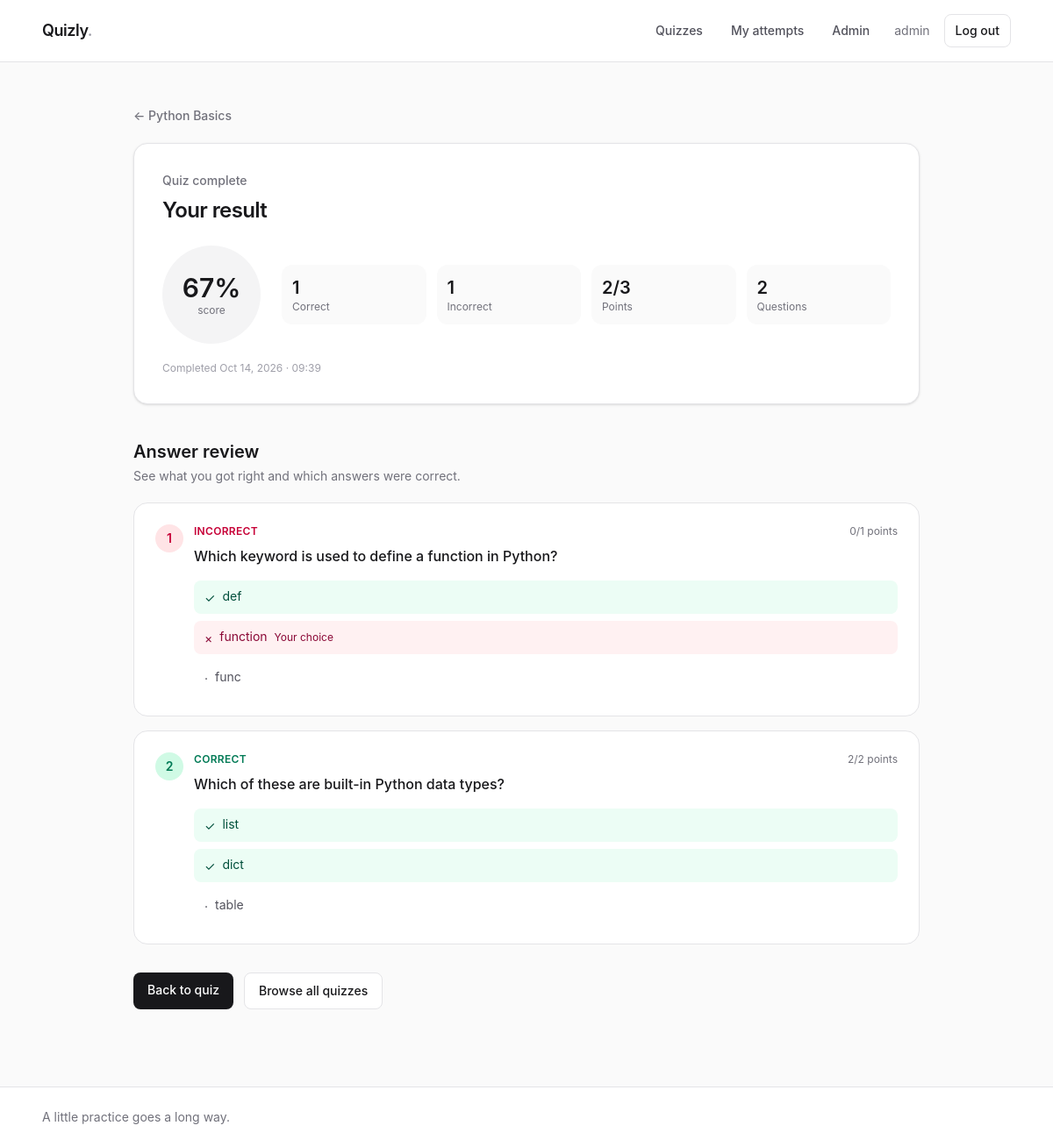
The page /attempt/13/result/ (signed in) on the database its author committed.
### quizzes/models.py (models this page shows, shortened)
class QuizAttempt(models.Model):
    class Status(models.TextChoices):
        IN_PROGRESS = "in_progress", "In progress"
        COMPLETED = "completed", "Completed"
        ABANDONED = "abandoned", "Abandoned"
    quiz = models.ForeignKey(Quiz, on_delete=models.PROTECT, related_name="attempts")
    user = models.ForeignKey(settings.AUTH_USER_MODEL, on_delete=models.PROTECT, related_name="quiz_attempts")
    status = models.CharField(max_length=20, choices=Status.choices, default=Status.IN_PROGRESS, db_index=True)
    total_questions = models.PositiveIntegerField(default=0)
    correct_answers = models.PositiveIntegerField(default=0)
    wrong_answers = models.PositiveIntegerField(default=0)
    total_points = models.PositiveIntegerField(default=0)
    earned_points = models.PositiveIntegerField(default=0)
    score = models.DecimalField(max_digits=5, decimal_places=2, default=0.00)
    started_at = models.DateTimeField()
    completed_at = models.DateTimeField(null=True, blank=True)
    created_at = models.DateTimeField(auto_now_add=True)
    updated_at = models.DateTimeField(auto_now=True)

class Quiz(models.Model):
    class Status(models.TextChoices):
        DRAFT = "draft", "Draft"
        PUBLISHED = "published", "Published"
    category = models.ForeignKey(Category, on_delete=models.PROTECT, related_name="quizzes")
    author = models.ForeignKey(settings.AUTH_USER_MODEL, on_delete=models.PROTECT, related_name="quizzes")
    title = models.CharField(max_length=255)
    slug = models.SlugField(max_length=255, unique=True)
    description = models.TextField(null=True, blank=True)
    status = models.CharField(max_length=20, choices=Status.choices, default=Status.DRAFT, db_index=True)
    time_limit = models.PositiveIntegerField(null=True, blank=True)
    created_at = models.DateTimeField(auto_now_add=True)
    updated_at = models.DateTimeField(auto_now=True)

class AttemptQuestion(models.Model):
    attempt = models.ForeignKey(QuizAttempt, on_delete=models.CASCADE, related_name="questions")
    question = models.ForeignKey(Question, on_delete=models.PROTECT, related_name="attempt_questions")
    is_correct = models.BooleanField(default=False, db_index=True)
    earned_points = models.PositiveIntegerField(default=0)
    created_at = models.DateTimeField(auto_now_add=True)
    updated_at = models.DateTimeField(auto_now=True)
    class Meta:
        constraints = [
            models.UniqueConstraint(
                fields=["attempt", "question"],
                name="unique_attempt_question",
            )
        ]

class Question(models.Model):
    class QuestionType(models.TextChoices):
        SINGLE = "single", "Single"
        MULTIPLE = "multiple", "Multiple"
    quiz = models.ForeignKey(Quiz, on_delete=models.CASCADE, related_name="questions")
    text = models.TextField()
    type = models.CharField(max_length=20, choices=QuestionType.choices, default=QuestionType.SINGLE, db_index=True)
    points = models.PositiveIntegerField(default=1)
    sort_order = models.PositiveIntegerField(default=0, db_index=True)
    created_at = models.DateTimeField(auto_now_add=True)
    updated_at = models.DateTimeField(auto_now=True)

class Answer(models.Model):
    question = models.ForeignKey(Question, on_delete=models.CASCADE, related_name="answers")
    text = models.TextField()
    is_correct = models.BooleanField(default=False, db_index=True)
    sort_order = models.PositiveIntegerField(default=0, db_index=True)
    created_at = models.DateTimeField(auto_now_add=True)
    updated_at = models.DateTimeField(auto_now=True)

### quizzes/views.py (the view)
# urls.py: path("attempt/<int:pk>/result/", views.attempt_result, name="attempt_result"),
@login_required
def attempt_result(request, pk):
    attempt = get_object_or_404(
        QuizAttempt.objects.select_related("quiz"),
        pk=pk,
        user=request.user,
        status=QuizAttempt.Status.COMPLETED,
    )
    attempt_questions = (
        attempt.questions.select_related("question")
        .prefetch_related("selected_options", "question__answers")
        .order_by("question__sort_order", "question_id")
    )
    review = []
    for aq in attempt_questions:
        selected_ids = {o.answer_id for o in aq.selected_options.all()}
        answers = sorted(
            aq.question.answers.all(), key=lambda a: (a.sort_order, a.id)
        )
        review.append(
            {
                "aq": aq,
                "answers": [
                    {"answer": a, "selected": a.id in selected_ids} for a in answers
                ],
            }
        )
    return render(
        request,
        "quizzes/attempt_result.html",
        {"attempt": attempt, "review": review},
    )

### quizzes/templates/quizzes/attempt_result.html (shortened to what this page needs)
{% extends "base.html" %}
{% block content %}
<div class="mx-auto max-w-4xl">
    <a href="{% url 'quiz_detail' attempt.quiz.slug %}" class="text-sm font-medium text-zinc-500 hover:text-zinc-900">← {{ attempt.quiz.title }}</a>
    <section class="mt-5 rounded-2xl border border-zinc-200 bg-white p-6 shadow-sm sm:p-8">
        <p class="text-sm font-medium text-zinc-500">Quiz complete</p>
        <h1 class="mt-2 text-2xl font-semibold tracking-tight">Your result</h1>
        <div class="mt-6 flex flex-col gap-6 sm:flex-row sm:items-center">
            <div class="flex size-28 shrink-0 flex-col items-center justify-center rounded-full bg-zinc-100">
                <span class="text-3xl font-semibold">{{ attempt.score|floatformat:0 }}%</span>
                <span class="text-xs text-zinc-500">score</span>
            </div>
            <div class="grid flex-1 grid-cols-2 gap-3 sm:grid-cols-4">
                <div class="rounded-xl bg-zinc-50 p-3">
                    <p class="text-xl font-semibold">{{ attempt.correct_answers }}</p>
                    <p class="text-xs text-zinc-500">Correct</p>
                </div>
                <div class="rounded-xl bg-zinc-50 p-3">
                    <p class="text-xl font-semibold">{{ attempt.wrong_answers }}</p>
                    <p class="text-xs text-zinc-500">Incorrect</p>
                </div>
                <div class="rounded-xl bg-zinc-50 p-3">
                    <p class="text-xl font-semibold">{{ attempt.earned_points }}/{{ attempt.total_points }}</p>
                    <p class="text-xs text-zinc-500">Points</p>
                </div>
                <div class="rounded-xl bg-zinc-50 p-3">
                    <p class="text-xl font-semibold">{{ attempt.total_questions }}</p>
                    <p class="text-xs text-zinc-500">Questions</p>
                </div>
            </div>
        </div>
        <p class="mt-5 text-xs text-zinc-400">Completed {{ attempt.completed_at|date:"M j, Y · H:i" }}</p>
    </section>
    <section class="mt-10">
        <div class="mb-5">
            <h2 class="text-xl font-semibold">Answer review</h2>
            <p class="mt-1 text-sm text-zinc-500">See what you got right and which answers were correct.</p>
        </div>
        <div class="space-y-4">
            {% for item in review %}
                <article class="rounded-2xl border border-zinc-200 bg-white p-5 sm:p-6">
                    <div class="flex items-start gap-3">
                        <span class="flex size-8 shrink-0 items-center justify-center rounded-full {% if item.aq.is_correct %}bg-emerald-100 text-emerald-700{% else %}bg-rose-100 text-rose-700{% endif %} text-sm font-semibold">
                            {{ forloop.counter }}
                        </span>
                        <div class="min-w-0 flex-1">
                            <div class="flex flex-wrap items-center justify-between gap-2">
                                <span class="text-xs font-semibold uppercase tracking-wide {% if item.aq.is_correct %}text-emerald-700{% else %}text-rose-700{% endif %}">
                                    {% if item.aq.is_correct %}Correct{% else %}Incorrect{% endif %}
                                </span>
                                <span class="text-xs text-zinc-500">{{ item.aq.earned_points }}/{{ item.aq.question.points }} points</span>
                            </div>
                            <h3 class="mt-2 font-medium leading-6">{{ item.aq.question.text }}</h3>
                            <ul class="mt-4 space-y-2">
                                {% for row in item.answers %}
                                    <li class="flex items-start gap-2 rounded-lg px-3 py-2 text-sm {% if row.answer.is_correct %}bg-emerald-50 text-emerald-900{% elif row.selected %}bg-rose-50 text-rose-900{% else %}text-zinc-600{% endif %}">
                                        <span class="mt-0.5">
                                            {% if row.answer.is_correct %}✓{% elif row.selected %}×{% else %}·{% endif %}
                                        </span>
                                        <span>
                                            {{ row.answer.text }}
                                            {% if row.selected and not row.answer.is_correct %}
                                                <span class="ml-1 text-xs">Your choice</span>
                                            {% endif %}
                                        </span>
                                    </li>
                                {% endfor %}
                            </ul>
                        </div>
                    </div>
                </article>
            {% endfor %}
        </div>
    </section>
    <div class="mt-8 flex flex-wrap gap-3">
        <a class="rounded-lg bg-zinc-900 px-4 py-2.5 text-sm font-medium text-white hover:bg-zinc-700" href="{% url 'quiz_detail' attempt.quiz.slug %}">
            Back to quiz
        </a>
        <a class="rounded-lg border border-zinc-200 bg-white px-4 py-2.5 text-sm font-medium hover:bg-zinc-50" href="{% url 'quiz_list' %}">
            Browse all quizzes
        </a>
    </div>
</div>
{% endblock %}

### quizzes/templates/base.html (shortened to what this page needs)
<!doctype html>
<html lang="en">
<head>
    <script src="https://cdn.jsdelivr.net/npm/@tailwindcss/browser@4"></script>
</head>
<body class="min-h-screen bg-zinc-50 text-zinc-900 antialiased">
    <header class="border-b border-zinc-200 bg-white">
        <nav class="mx-auto flex max-w-6xl items-center justify-between gap-4 px-4 py-4 sm:px-6">
            <a href="{% url 'quiz_list' %}" class="text-lg font-semibold tracking-tight">Quizly<span class="text-zinc-400">.</span></a>
            <div class="flex items-center gap-1 sm:gap-2">
                <a href="{% url 'quiz_list' %}" class="rounded-lg px-3 py-2 text-sm font-medium text-zinc-600 hover:bg-zinc-100 hover:text-zinc-950">Quizzes</a>
                {% if user.is_authenticated %}
                    <a href="{% url 'my_attempts' %}" class="rounded-lg px-3 py-2 text-sm font-medium text-zinc-600 hover:bg-zinc-100 hover:text-zinc-950">My attempts</a>
                    {% if user.is_staff %}
                        <a href="{% url 'admin:index' %}" class="hidden rounded-lg px-3 py-2 text-sm font-medium text-zinc-600 hover:bg-zinc-100 hover:text-zinc-950 sm:inline-block">Admin</a>
                    {% endif %}
                    <span class="hidden px-2 text-sm text-zinc-500 sm:inline">{{ user.get_username }}</span>
                    <form method="post" action="{% url 'logout' %}">
                        <button class="rounded-lg border border-zinc-200 px-3 py-2 text-sm font-medium hover:bg-zinc-50">
                            Log out
                        </button>
                    </form>
                {% else %}
                    <a href="{% url 'login' %}" class="rounded-lg px-3 py-2 text-sm font-medium text-zinc-600 hover:bg-zinc-100">Log in</a>
                    <a href="{% url 'register' %}" class="rounded-lg bg-zinc-900 px-3 py-2 text-sm font-medium text-white hover:bg-zinc-700">Sign up</a>
                {% endif %}
            </div>
        </nav>
    </header>
    <main class="mx-auto max-w-6xl px-4 py-10 sm:px-6 sm:py-12">
        {% block content %}{% endblock %}
    </main>
    <footer class="mt-10 border-t border-zinc-200 bg-white">
        <div class="mx-auto max-w-6xl px-4 py-6 text-sm text-zinc-500 sm:px-6">A little practice goes a long way.</div>
    </footer>
</body>
</html>

### quizzes/templates/base.html (style rules this page uses)
body { font-family: Inter, ui-sans-serif, system-ui, -apple-system, BlinkMacSystemFont, "Segoe UI", sans-serif; }

### rows shown on the page
QuizAttempt: quiz "Python Basics", score "67", correct_answers "1", wrong_answers "1", earned_points "2", total_points "3", total_questions "2", completed_at "Oct 14, 2026 · 09:39"
AttemptQuestion: is_correct "INCORRECT", aq.earned_points "0", aq.question.points "1", aq.question.text "Which keyword is used to define a function in Python?"
Answer: answer.text "def"
Answer: answer.text "function", is_correct "Your choice"
Answer: answer.text "func"
AttemptQuestion: is_correct "CORRECT", aq.earned_points "2", aq.question.points "2", aq.question.text "Which of these are built-in Python data types?"
Answer: answer.text "list"
Answer: answer.text "dict"
Answer: answer.text "table"

### other values the page prints
{{ user.get_username }} "admin"
